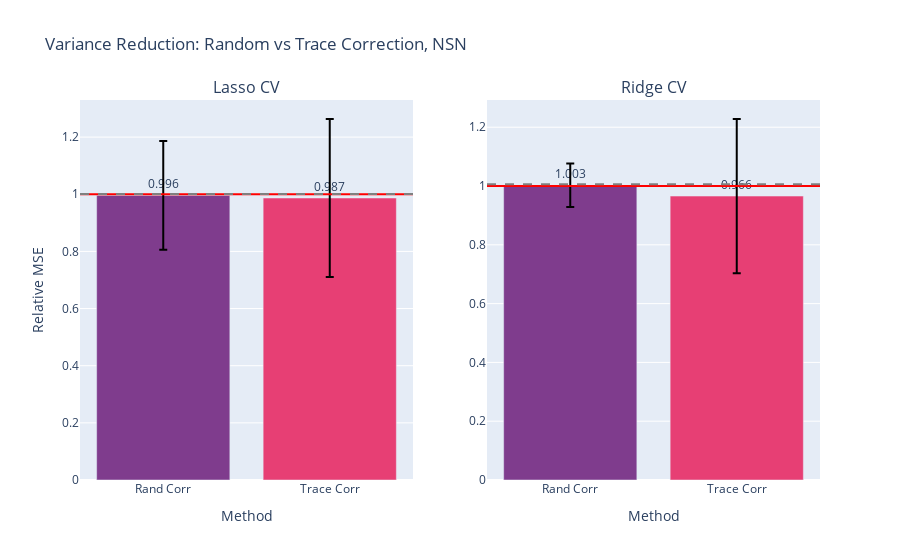

Notebook code cell kept with this figure:
### Code cell
fig = gen_model_barplots(
    model_errs,
    model_names,
    est_names,
    title="Variance Reduction: Random vs Trace Correction, NSN",
    has_elev_err=True,
    err_bars=True,
    color_discrete_sequence=[px.colors.qualitative.Bold[i] for i in [0,4]],
)
fig.show()

### Figure 1 — Plotly figure (JSON) as saved in the notebook; plotly's stock layout.template omitted (floating-point values rounded to 4 significant figures)
{"data": [{"error_y": {"array": [0.1901, 0.2765], "color": "black", "type": "data"}, "marker": {"color": ["rgb(127, 60, 141)", "rgb(231, 63, 116)"]}, "text": [0.996, 0.987], "textposition": "outside", "type": "bar", "x": ["Rand Corr", "Trace Corr"], "xaxis": "x", "y": [0.996, 0.987], "yaxis": "y"}, {"error_y": {"array": [0.07376, 0.2622], "color": "black", "type": "data"}, "marker": {"color": ["rgb(127, 60, 141)", "rgb(231, 63, 116)"]}, "text": [1.003, 0.966], "textposition": "outside", "type": "bar", "x": ["Rand Corr", "Trace Corr"], "xaxis": "x2", "y": [1.003, 0.9658], "yaxis": "y2"}], "layout": {"annotations": [{"font": {"size": 16}, "showarrow": false, "text": "Lasso CV", "x": 0.225, "xanchor": "center", "xref": "paper", "y": 1, "yanchor": "bottom", "yref": "paper"}, {"font": {"size": 16}, "showarrow": false, "text": "Ridge CV", "x": 0.775, "xanchor": "center", "xref": "paper", "y": 1, "yanchor": "bottom", "yref": "paper"}], "shapes": [{"line": {"color": "red"}, "type": "line", "x0": 0, "x1": 1, "xref": "x domain", "y0": 1, "y1": 1, "yref": "y"}, {"line": {"color": "grey", "dash": "dash"}, "type": "line", "x0": 0, "x1": 1, "xref": "x domain", "y0": 1.001, "y1": 1.001, "yref": "y"}, {"line": {"color": "red"}, "type": "line", "x0": 0, "x1": 1, "xref": "x2 domain", "y0": 1, "y1": 1, "yref": "y2"}, {"line": {"color": "grey", "dash": "dash"}, "type": "line", "x0": 0, "x1": 1, "xref": "x2 domain", "y0": 1.006, "y1": 1.006, "yref": "y2"}], "showlegend": false, "title": {"text": "Variance Reduction: Random vs Trace Correction, NSN"}, "xaxis": {"anchor": "y", "domain": [0, 0.45], "title": {"text": "Method"}}, "xaxis2": {"anchor": "y2", "domain": [0.55, 1], "title": {"text": "Method"}}, "yaxis": {"anchor": "x", "domain": [0, 1], "title": {"text": "Relative MSE"}}, "yaxis2": {"anchor": "x2", "domain": [0, 1]}}}
